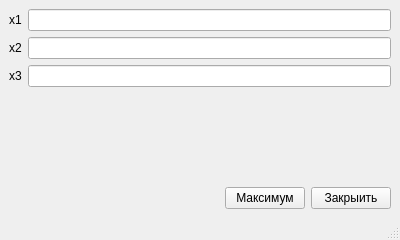
<?xml version="1.0" encoding="UTF-8"?>
<ui version="4.0">
 <class>MainWindow</class>
 <widget class="QMainWindow" name="MainWindow">
  <property name="geometry">
   <rect>
    <x>0</x>
    <y>0</y>
    <width>400</width>
    <height>240</height>
   </rect>
  </property>
  <property name="windowTitle">
   <string>MainWindow</string>
  </property>
  <widget class="QWidget" name="centralwidget">
   <layout class="QVBoxLayout" name="verticalLayout_2">
    <item>
     <layout class="QVBoxLayout" name="verticalLayout">
      <item>
       <layout class="QGridLayout" name="gridLayout_2">
        <item row="0" column="0">
         <layout class="QHBoxLayout" name="horizontalLayout">
          <item>
           <widget class="QLabel" name="label">
            <property name="text">
             <string>x1</string>
            </property>
           </widget>
          </item>
          <item>
           <widget class="QLineEdit" name="lineEdit"/>
          </item>
         </layout>
        </item>
        <item row="1" column="0">
         <layout class="QGridLayout" name="gridLayout">
          <item row="0" column="1">
           <widget class="QLineEdit" name="lineEdit_2"/>
          </item>
          <item row="0" column="0">
           <widget class="QLabel" name="label_2">
            <property name="text">
             <string>x2</string>
            </property>
           </widget>
          </item>
         </layout>
        </item>
        <item row="2" column="0">
         <layout class="QHBoxLayout" name="horizontalLayout_3">
          <item>
           <widget class="QLabel" name="label_3">
            <property name="text">
             <string>x3</string>
            </property>
           </widget>
          </item>
          <item>
           <widget class="QLineEdit" name="lineEdit_3"/>
          </item>
         </layout>
        </item>
       </layout>
      </item>
      <item>
       <spacer name="verticalSpacer">
        <property name="orientation">
         <enum>Qt::Vertical</enum>
        </property>
        <property name="sizeHint" stdset="0">
         <size>
          <width>20</width>
          <height>40</height>
         </size>
        </property>
       </spacer>
      </item>
      <item>
       <layout class="QHBoxLayout" name="horizontalLayout_4">
        <item>
         <spacer name="horizontalSpacer">
          <property name="orientation">
           <enum>Qt::Horizontal</enum>
          </property>
          <property name="sizeHint" stdset="0">
           <size>
            <width>60</width>
            <height>20</height>
           </size>
          </property>
         </spacer>
        </item>
        <item>
         <widget class="QPushButton" name="pushButton">
          <property name="text">
           <string>Максимум</string>
          </property>
         </widget>
        </item>
        <item>
         <widget class="QPushButton" name="pushButton_2">
          <property name="text">
           <string>Закрыить</string>
          </property>
         </widget>
        </item>
       </layout>
      </item>
     </layout>
    </item>
   </layout>
  </widget>
  <widget class="QMenuBar" name="menubar">
   <property name="geometry">
    <rect>
     <x>0</x>
     <y>0</y>
     <width>400</width>
     <height>25</height>
    </rect>
   </property>
  </widget>
  <widget class="QStatusBar" name="statusbar"/>
 </widget>
 <resources/>
 <connections/>
</ui>
